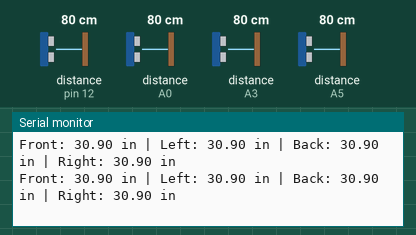
A sketch run on a simulated Arduino Uno, built with avr-gcc and run on an emulated ATmega328P. Parts: the last lines printed to the serial monitor. Wiring (inferred from the names in the program): 4 × ultrasonic range finder: trigger pin 13, echo pin 12 / trigger A1, echo A0 / trigger A2, echo A3 / trigger A4, echo A5. The test bench sets the inputs (shaded band); at power-on: distance to the obstacle (sensors on pin 12, A0, A3, A5) 80 cm. The echo pulse lasts 58.3 µs per cm.

Above: at 1.2 s.
1.3 s: distance to the obstacle (sensor on pin 12) set to 2 cm
At 1.55 s:
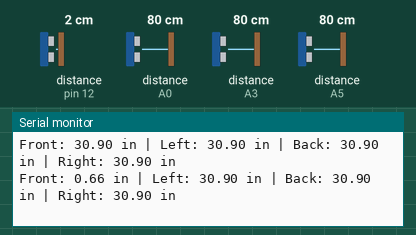
4.3 s: distance to the obstacle (sensor on A0) set to 18 cm
At 4.4 s:
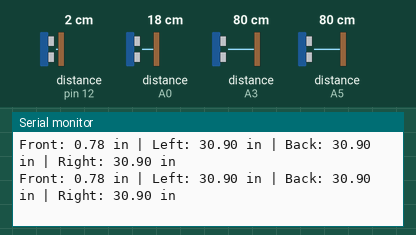
7.3 s: distance to the obstacle (sensor on A3) set to 120 cm
At 7.4 s:
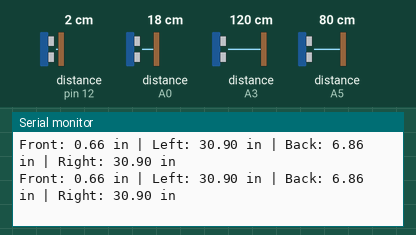
10.3 s: distance to the obstacle (sensor on A5) set to 2 cm
At 10.44 s:
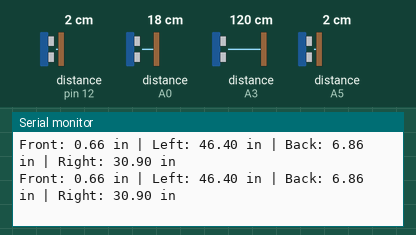
13.3 s: distance to the obstacle (sensor on pin 12) set to 35 cm
At 13.41 s:
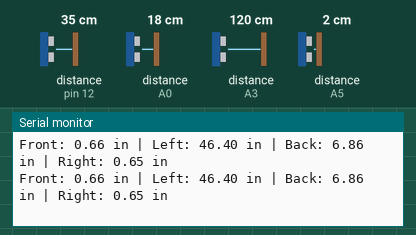
16.3 s: distance to the obstacle (sensor on A0) set to 4 cm
At 16.41 s:
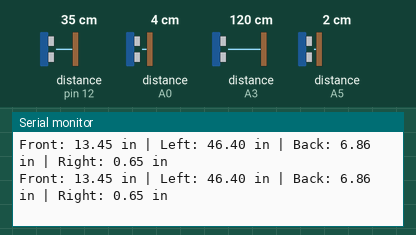
Timing chart, 0 to 19.3 s (numbered marks = the images above; inputs shaded):
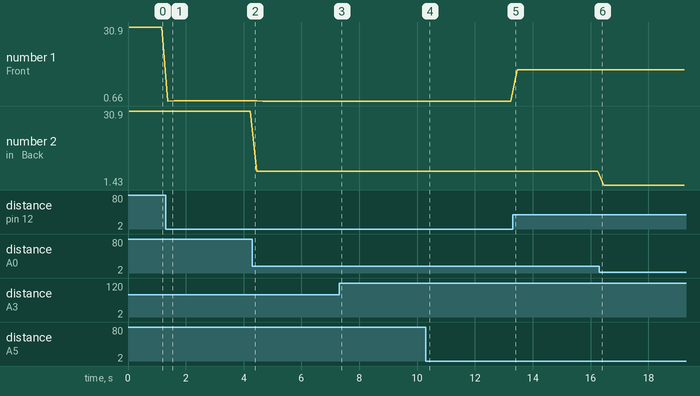

Measured:
- after the input at 1.3 s, the serial monitor: prints a new line after 0.08 s (image 1)
- plotted number 1: 30.9 → 0.78 after the input at 1.3 s, 0.66 → 13.45 after the input at 13.3 s
- plotted number 2: 30.9 → 6.86 after the input at 4.3 s, 6.86 → 1.43 after the input at 16.3 s

The sketch:

ReadAll.ino
```cpp
// ---------------- ULTRASONIC PINS ----------------

#define TRIG_FRONT 13
#define ECHO_FRONT 12

#define TRIG_LEFT A2
#define ECHO_LEFT A3

#define TRIG_BACK A1
#define ECHO_BACK A0

#define TRIG_RIGHT A4
#define ECHO_RIGHT A5

// ---------------- FUNCTION ----------------

float getDistance(int trig, int echo){

  digitalWrite(trig, LOW);
  delayMicroseconds(2);

  digitalWrite(trig, HIGH);
  delayMicroseconds(10);
  digitalWrite(trig, LOW);

  long duration = pulseIn(echo, HIGH, 25000); // timeout

  if(duration == 0) return -1; // no reading

  float distance = duration * 0.0133 / 2.0; // inches

  return distance;
}

// ---------------- SETUP ----------------

void setup(){

  Serial.begin(9600);

  pinMode(TRIG_FRONT, OUTPUT);
  pinMode(ECHO_FRONT, INPUT);

  pinMode(TRIG_LEFT, OUTPUT);
  pinMode(ECHO_LEFT, INPUT);

  pinMode(TRIG_BACK, OUTPUT);
  pinMode(ECHO_BACK, INPUT);

  pinMode(TRIG_RIGHT, OUTPUT);
  pinMode(ECHO_RIGHT, INPUT);

  Serial.println("Ultrasonic Sensor Test Starting...");
}

// ---------------- LOOP ----------------

void loop(){

  float front = getDistance(TRIG_FRONT, ECHO_FRONT);
  float left  = getDistance(TRIG_LEFT, ECHO_LEFT);
  float back  = getDistance(TRIG_BACK, ECHO_BACK);
  float right = getDistance(TRIG_RIGHT, ECHO_RIGHT);

  Serial.print("Front: ");
  Serial.print(front);
  Serial.print(" in | ");

  Serial.print("Left: ");
  Serial.print(left);
  Serial.print(" in | ");

  Serial.print("Back: ");
  Serial.print(back);
  Serial.print(" in | ");

  Serial.print("Right: ");
  Serial.print(right);
  Serial.println(" in");

  delay(200);
}
```
